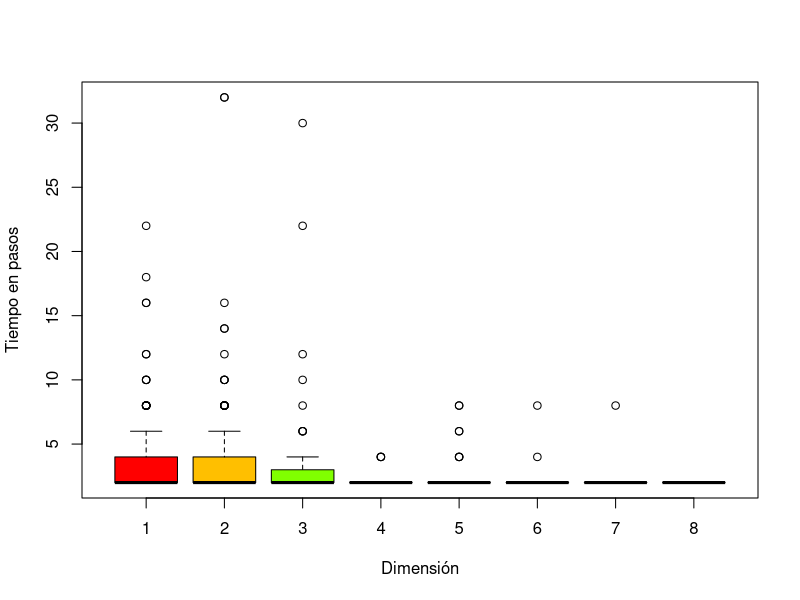

Write the R code that produced this figure.
#Práctica 1: movimiento browniano, tiempo de regreso al origen
#Cita del código: por comunicación personal con Dra. Elisa Shaeffer

#Tiempo de regreso al origen en pasos
regOri=data.frame()
NoregOri=data.frame()
for(e in 1:5){
  pasos=2**e
  for(dim in 1:8){
    for(r in 1:50){
      pos=rep(0,dim)
      regreso=FALSE
      for(t in 1:pasos){
        cambiar=sample(1:dim,1)
        if(runif(1)<0.5){
          pos[cambiar]=pos[cambiar]+1
        }else{
          pos[cambiar]=pos[cambiar]-1
        }
        if(all(pos==0)){
          regOri=rbind(regOri,c(pasos,dim,t))
          regreso=TRUE
          break
        }
      }
      if(!regreso){NoregOri=rbind(NoregOri,c(pasos,dim))}
    }
  }
}
names(regOri)=c('Pasos','Dimensión','Tiempo')
names(NoregOri)=c('Pasos','Dimensión')
dim(regOri)
dim(NoregOri)

#Generación del gráfico
write.table(regOri,"regOri.txt",sep="\t",quote=F,row.names = F)
write.table(NoregOri,"NoregOri.txt",sep = "\t",quote=F,row.names=F)
png('Practica1.png')
boxplot(regOri$Tiempo~regOri$Dimensión,xlab = "Dimensión",ylab = "Tiempo en pasos",col=rainbow(8),border="black")
dev.off()
